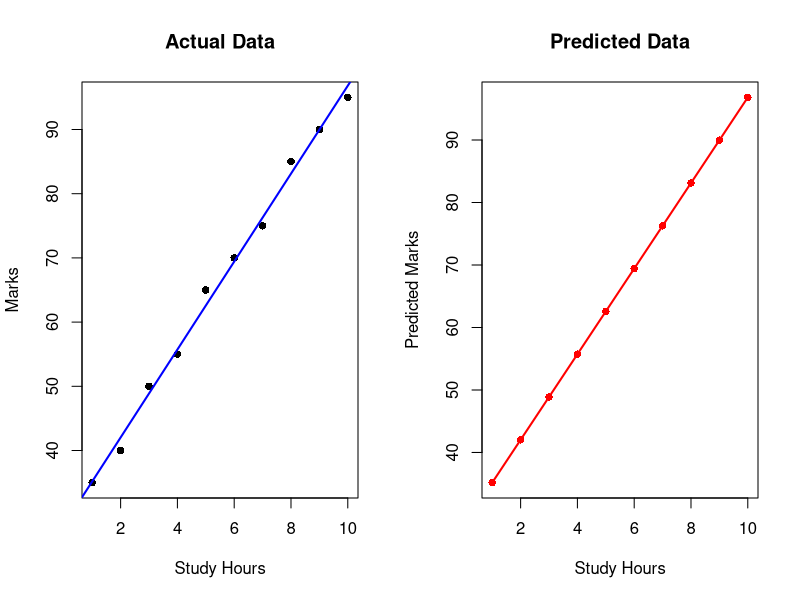

Write the R code that produced this figure.

library(ggplot2)


data <- data.frame(
  StudyHours = c(1,2,3,4,5,6,7,8,9,10),
  Marks = c(35,40,50,55,65,70,75,85,90,95)
)


model <- lm(Marks ~ StudyHours, data = data)

cat("=== Student Performance Predictor ===\n")


study_input <- as.numeric(readline("Enter study hours: "))


predicted_marks <- predict(model, data.frame(StudyHours = study_input))


cat("Predicted Marks:", round(predicted_marks, 2), "\n")


pred_data <- data.frame(
  StudyHours = data$StudyHours,
  PredictedMarks = predict(model, data)
)


par(mfrow = c(1, 2))


plot(data$StudyHours, data$Marks,
     main = "Actual Data",
     xlab = "Study Hours",
     ylab = "Marks",
     pch = 16)

abline(model, col = "blue", lwd = 2)


plot(pred_data$StudyHours, pred_data$PredictedMarks,
     main = "Predicted Data",
     xlab = "Study Hours",
     ylab = "Predicted Marks",
     pch = 16,
     col = "red")

lines(pred_data$StudyHours, pred_data$PredictedMarks,
      col = "red", lwd = 2)

# Reset layout
par(mfrow = c(1,1))
